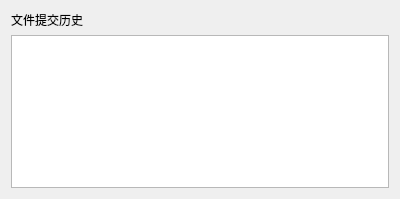
<?xml version="1.0" encoding="UTF-8"?>
<ui version="4.0">
 <class>WFileHis</class>
 <widget class="QWidget" name="WFileHis">
  <property name="geometry">
   <rect>
    <x>0</x>
    <y>0</y>
    <width>400</width>
    <height>199</height>
   </rect>
  </property>
  <property name="windowTitle">
   <string>Form</string>
  </property>
  <layout class="QGridLayout" name="gridLayout">
   <item row="0" column="0">
    <widget class="QLabel" name="label">
     <property name="text">
      <string>文件提交历史</string>
     </property>
    </widget>
   </item>
   <item row="1" column="0">
    <widget class="QListWidget" name="listWidget"/>
   </item>
  </layout>
 </widget>
 <resources/>
 <connections/>
</ui>
